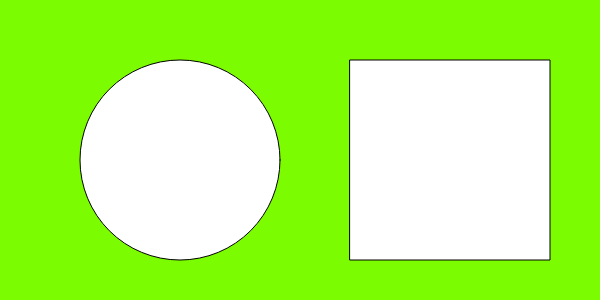
Frame 1 (no input)
Frame 60 (no input): identical to frame 1, image omitted
Frame 120 (the mouse pressed at the canvas centre since frame 60): identical to frame 1, image omitted

The p5.js sketch that drew this single still picture (run headless with seeded random() and noise() and a simulated clock; from frame 60 on, the mouse is pressed at the canvas centre):

// p5.js sketch
// ── sketch.js
function setup() {
  createCanvas(600, 300);
}

function draw() {
  background(124,252,0);
  circle(180,160,200)
  square(350,60,200)
}
